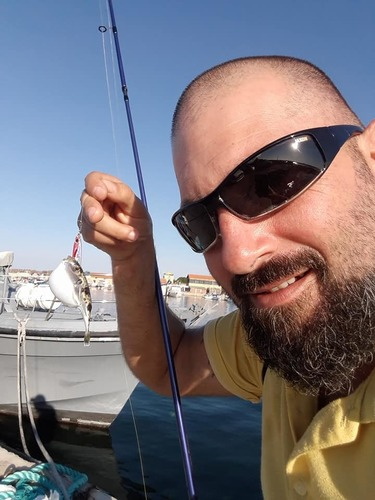
#> input picture balon_baligi_fotograflari/Cyprus/balon_baligi_103.jpg, 375 x 500 px
$ python -i img_processing.py   (imports and definitions only)
#> lines starting #> are read from the running program, lines starting #| are printed output that depends on the picture
#> further down, picture is the input picture: shape (500, 375, 3); mean B, G, R 122.3, 116.4, 122.3
import cv2
import numpy as np

def preprocess_image(image):
    """
    Apply Lab-Color Space CLAHE to enhance underwater images.

    Args:
        image (numpy.ndarray): Input image in BGR format.

    Returns:
        numpy.ndarray: Enhanced image in BGR format.
    """
    if image is None:
        return None

    # 1. Convert BGR to LAB color space
    lab = cv2.cvtColor(image, cv2.COLOR_BGR2LAB)
#> lab: shape (500, 375, 3); mean of channels 0, 1, 2 124.9, 133.5, 126.5

    # 2. Split channels (L: Lightness, A: Green-Red, B: Blue-Yellow)
    l, a, b = cv2.split(lab)
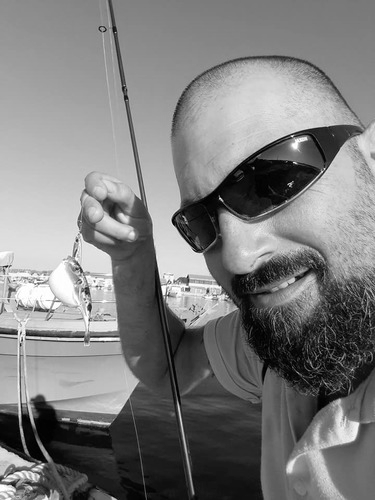
#> l: shape (500, 375); min 0, max 255, mean 124.9
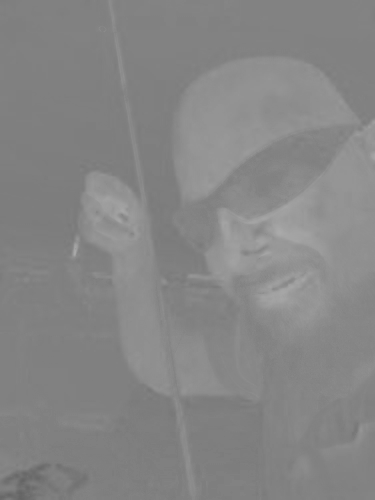
#> a: shape (500, 375); min 100, max 170, mean 133.5
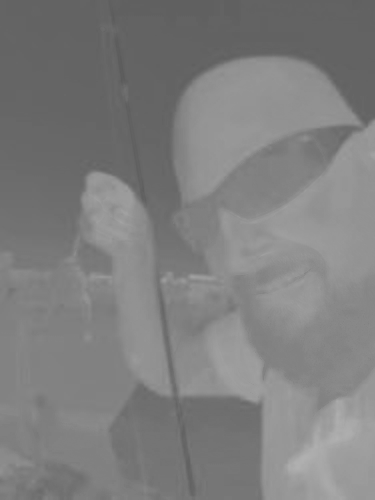
#> b: shape (500, 375); min 91, max 176, mean 126.5

    # 3. Apply CLAHE to the L-channel
    # Clip limit 3.0 is a good starting point for underwater contrast
    clahe = cv2.createCLAHE(clipLimit=3.0, tileGridSize=(8, 8))
    cl = clahe.apply(l)
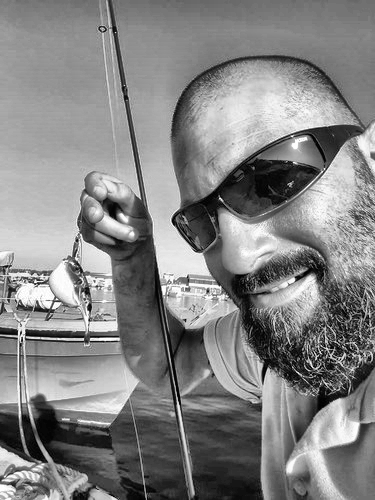
#> cl: shape (500, 375); min 0, max 255, mean 131.7

    # 4. Merge the enhanced L-channel back with A and B channels
    limg = cv2.merge((cl, a, b))
#> limg: shape (500, 375, 3); mean of channels 0, 1, 2 131.7, 133.5, 126.5

    # 5. Convert back to BGR color space
    enhanced_image = cv2.cvtColor(limg, cv2.COLOR_LAB2BGR)
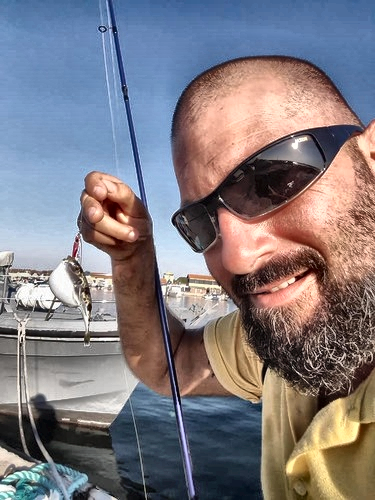
#> enhanced_image: shape (500, 375, 3); mean B, G, R 128.4, 122.7, 128.2

    return enhanced_image

>>> import cv2
>>> picture = cv2.imread('../../balon_baligi_fotograflari/Cyprus/balon_baligi_103.jpg')
>>> result = preprocess_image(picture)

$ run again, on balon_baligi_fotograflari/Cyprus/balon_baligi_162.jpg
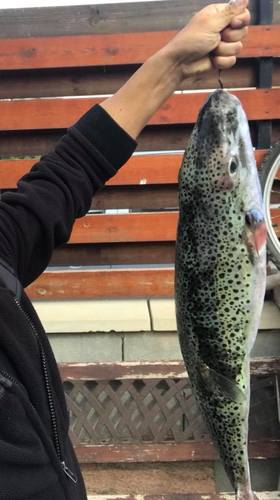
#> input picture balon_baligi_fotograflari/Cyprus/balon_baligi_162.jpg, 280 x 500 px
#> picture is the input picture: shape (500, 280, 3); mean B, G, R 82.7, 94.2, 112.7
#> lab: shape (500, 280, 3); mean of channels 0, 1, 2 103.4, 133.9, 137.2
#> in preprocess_image, `l, a, b = cv2.split(lab)`:
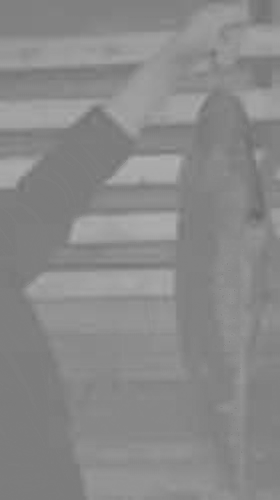
#> b: shape (500, 280); min 103, max 178, mean 137.2
#> limg: shape (500, 280, 3); mean of channels 0, 1, 2 121.3, 133.9, 137.2
#> in preprocess_image, `enhanced_image = cv2.cvtColor(limg, cv2.COLOR_LAB2BGR)`:
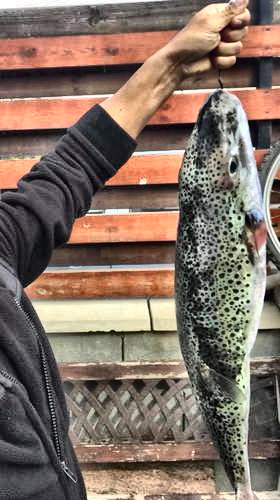
#> enhanced_image: shape (500, 280, 3); mean B, G, R 99.9, 111.7, 130

$ run again, on balon_baligi_fotograflari/Cyprus/balon_baligi_172.jpg
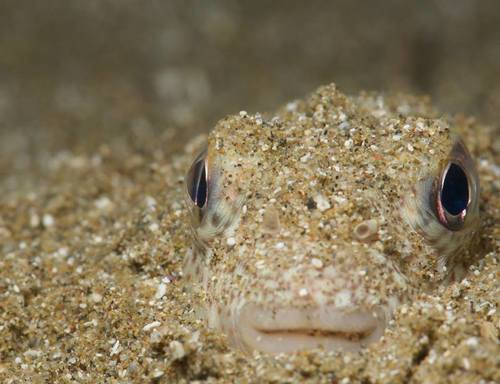
#> input picture balon_baligi_fotograflari/Cyprus/balon_baligi_172.jpg, 500 x 384 px
#> picture is the input picture: shape (384, 500, 3); mean B, G, R 88.9, 118.2, 132.5
#> lab: shape (384, 500, 3); mean of channels 0, 1, 2 127.3, 129, 146.1
#> in preprocess_image, `cl = clahe.apply(l)`:
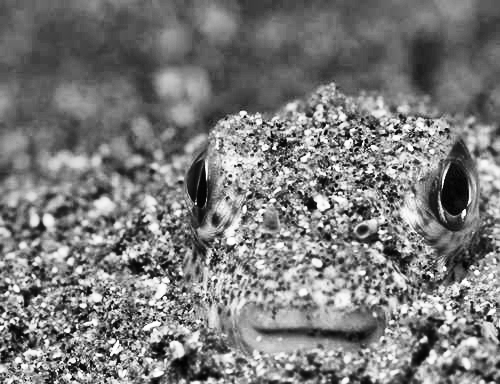
#> cl: shape (384, 500); min 0, max 255, mean 122.5
#> limg: shape (384, 500, 3); mean of channels 0, 1, 2 122.5, 129, 146.1
#> in preprocess_image, `enhanced_image = cv2.cvtColor(limg, cv2.COLOR_LAB2BGR)`:
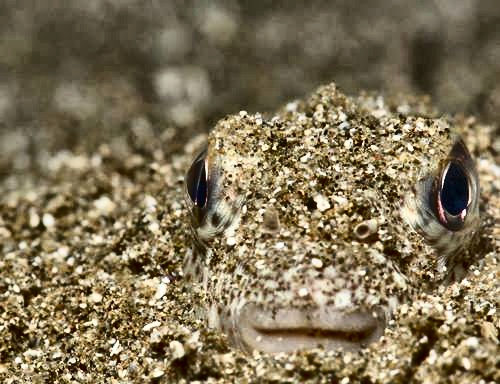
#> enhanced_image: shape (384, 500, 3); mean B, G, R 86.1, 114.8, 128.5

$ run again, on balon_baligi_fotograflari/Cyprus/balon_baligi_18.jpg
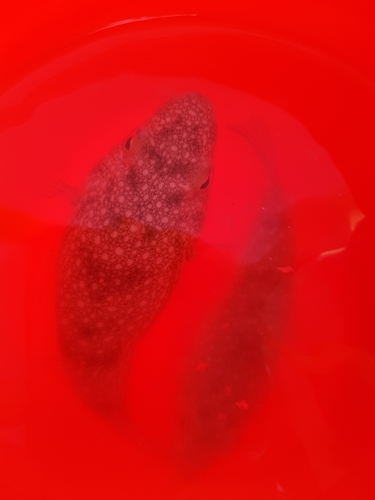
#> input picture balon_baligi_fotograflari/Cyprus/balon_baligi_18.jpg, 375 x 500 px
#> picture is the input picture: shape (500, 375, 3); mean B, G, R 15, 12.1, 219.6
#> lab: shape (500, 375, 3); mean of channels 0, 1, 2 118.4, 198.2, 182.7
#> in preprocess_image, `cl = clahe.apply(l)`:
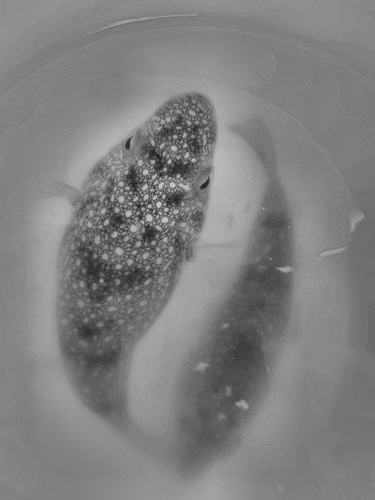
#> cl: shape (500, 375); min 33, max 199, mean 127.7
#> limg: shape (500, 375, 3); mean of channels 0, 1, 2 127.7, 198.2, 182.7
#> in preprocess_image, `enhanced_image = cv2.cvtColor(limg, cv2.COLOR_LAB2BGR)`:
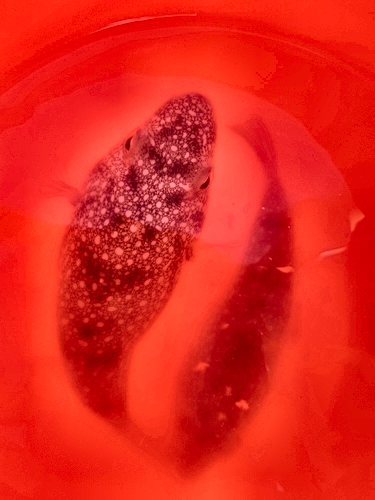
#> enhanced_image: shape (500, 375, 3); mean B, G, R 25.4, 33.6, 228.5
